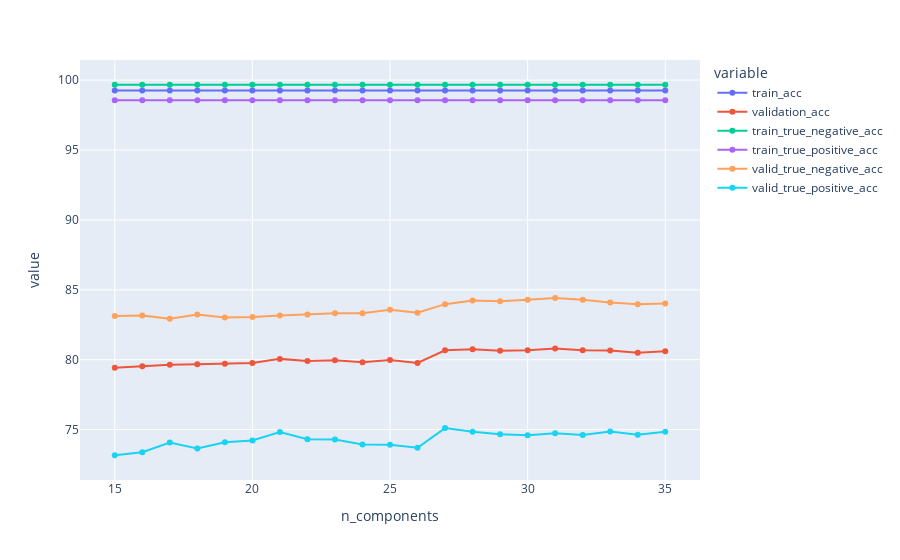

Notebook cell for this chart:
### Markdown cell above
Vemos que entre 15 e 35 componentes temos acurácias de validação interessantes tanto gerais e de verdadeiro negativo, quanto de verdadeiro positivo.

Vamos calcular novamente as acurácias para um número entre 15 e 35 componentes:

### Code cell
%%time
stats_list = []
for n_components in tqdm(range(15, 36)):
    stats = train_tree_with_pca(n_components, x_train, x_validation, x_test, y_train, y_validation, y_test, random_state=7412395)
    stats_list.append(stats)

stats_df = pd.DataFrame(stats_list, columns=[
    'n_components', 
    'train_acc', 
    'validation_acc', 
    'train_true_negative_acc', 
    'train_true_positive_acc', 
    'valid_true_negative_acc',
    'valid_true_positive_acc'
])
px.line(
    x='n_components', 
    y=[
        'n_components', 
        'train_acc', 
        'validation_acc', 
        'train_true_negative_acc', 
        'train_true_positive_acc', 
        'valid_true_negative_acc',
        'valid_true_positive_acc'
    ], 
    data_frame=stats_df, 
    markers=True
)

### Figure 1 — Plotly figure (JSON) as saved in the notebook; plotly's stock layout.template omitted (floating-point values rounded to 4 significant figures)
{"data": [{"hovertemplate": "variable=train_acc<br>n_components=%{x}<br>value=%{y}<extra></extra>", "legendgroup": "train_acc", "line": {"color": "#636efa", "dash": "solid"}, "marker": {"symbol": "circle"}, "mode": "lines+markers", "name": "train_acc", "orientation": "v", "showlegend": true, "type": "scatter", "x": [15, 16, 17, 18, 19, 20, 21, 22, 23, 24, 25, 26, 27, 28, 29, 30, 31, 32, 33, 34, 35], "xaxis": "x", "y": [99.26, 99.26, 99.26, 99.26, 99.26, 99.26, 99.26, 99.26, 99.26, 99.26, 99.26, 99.26, 99.26, 99.26, 99.26, 99.26, 99.26, 99.26, 99.26, 99.26, 99.26], "yaxis": "y"}, {"hovertemplate": "variable=validation_acc<br>n_components=%{x}<br>value=%{y}<extra></extra>", "legendgroup": "validation_acc", "line": {"color": "#EF553B", "dash": "solid"}, "marker": {"symbol": "circle"}, "mode": "lines+markers", "name": "validation_acc", "orientation": "v", "showlegend": true, "type": "scatter", "x": [15, 16, 17, 18, 19, 20, 21, 22, 23, 24, 25, 26, 27, 28, 29, 30, 31, 32, 33, 34, 35], "xaxis": "x", "y": [79.42, 79.52, 79.63, 79.67, 79.7, 79.76, 80.06, 79.91, 79.95, 79.82, 79.98, 79.77, 80.67, 80.74, 80.64, 80.68, 80.81, 80.68, 80.65, 80.49, 80.61], "yaxis": "y"}, {"hovertemplate": "variable=train_true_negative_acc<br>n_components=%{x}<br>value=%{y}<extra></extra>", "legendgroup": "train_true_negative_acc", "line": {"color": "#00cc96", "dash": "solid"}, "marker": {"symbol": "circle"}, "mode": "lines+markers", "name": "train_true_negative_acc", "orientation": "v", "showlegend": true, "type": "scatter", "x": [15, 16, 17, 18, 19, 20, 21, 22, 23, 24, 25, 26, 27, 28, 29, 30, 31, 32, 33, 34, 35], "xaxis": "x", "y": [99.67, 99.67, 99.67, 99.67, 99.67, 99.67, 99.67, 99.67, 99.67, 99.67, 99.67, 99.67, 99.67, 99.67, 99.67, 99.67, 99.67, 99.67, 99.67, 99.67, 99.67], "yaxis": "y"}, {"hovertemplate": "variable=train_true_positive_acc<br>n_components=%{x}<br>value=%{y}<extra></extra>", "legendgroup": "train_true_positive_acc", "line": {"color": "#ab63fa", "dash": "solid"}, "marker": {"symbol": "circle"}, "mode": "lines+markers", "name": "train_true_positive_acc", "orientation": "v", "showlegend": true, "type": "scatter", "x": [15, 16, 17, 18, 19, 20, 21, 22, 23, 24, 25, 26, 27, 28, 29, 30, 31, 32, 33, 34, 35], "xaxis": "x", "y": [98.56, 98.56, 98.56, 98.56, 98.56, 98.56, 98.56, 98.56, 98.56, 98.56, 98.56, 98.56, 98.56, 98.56, 98.56, 98.56, 98.56, 98.56, 98.56, 98.56, 98.56], "yaxis": "y"}, {"hovertemplate": "variable=valid_true_negative_acc<br>n_components=%{x}<br>value=%{y}<extra></extra>", "legendgroup": "valid_true_negative_acc", "line": {"color": "#FFA15A", "dash": "solid"}, "marker": {"symbol": "circle"}, "mode": "lines+markers", "name": "valid_true_negative_acc", "orientation": "v", "showlegend": true, "type": "scatter", "x": [15, 16, 17, 18, 19, 20, 21, 22, 23, 24, 25, 26, 27, 28, 29, 30, 31, 32, 33, 34, 35], "xaxis": "x", "y": [83.12, 83.16, 82.92, 83.24, 83.02, 83.05, 83.16, 83.23, 83.31, 83.31, 83.57, 83.36, 83.97, 84.24, 84.19, 84.29, 84.41, 84.29, 84.09, 83.97, 84.03], "yaxis": "y"}, {"hovertemplate": "variable=valid_true_positive_acc<br>n_components=%{x}<br>value=%{y}<extra></extra>", "legendgroup": "valid_true_positive_acc", "line": {"color": "#19d3f3", "dash": "solid"}, "marker": {"symbol": "circle"}, "mode": "lines+markers", "name": "valid_true_positive_acc", "orientation": "v", "showlegend": true, "type": "scatter", "x": [15, 16, 17, 18, 19, 20, 21, 22, 23, 24, 25, 26, 27, 28, 29, 30, 31, 32, 33, 34, 35], "xaxis": "x", "y": [73.16, 73.38, 74.07, 73.65, 74.09, 74.22, 74.82, 74.31, 74.28, 73.93, 73.91, 73.7, 75.11, 74.84, 74.66, 74.59, 74.73, 74.6, 74.85, 74.62, 74.84], "yaxis": "y"}], "layout": {"autosize": true, "legend": {"title": {"text": "variable"}, "tracegroupgap": 0}, "margin": {"t": 60}, "xaxis": {"anchor": "y", "autorange": true, "domain": [0, 1], "range": [13.77, 36.23], "title": {"text": "n_components"}, "type": "linear"}, "yaxis": {"anchor": "x", "autorange": true, "domain": [0, 1], "range": [71.11, 101.7], "title": {"text": "value"}, "type": "linear"}}}
